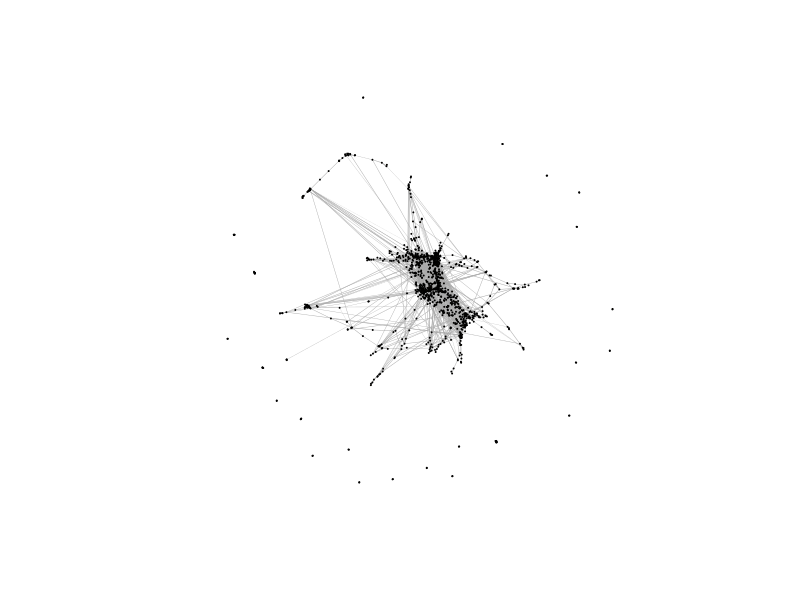
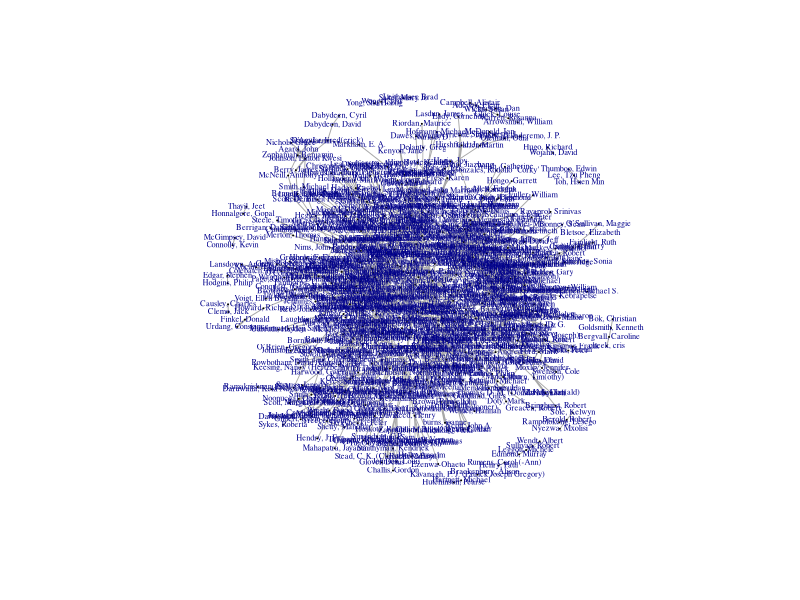
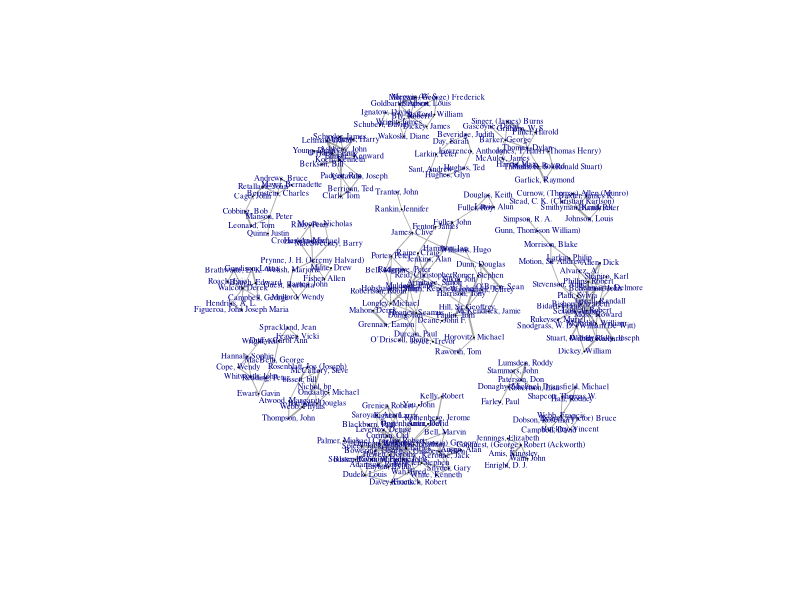
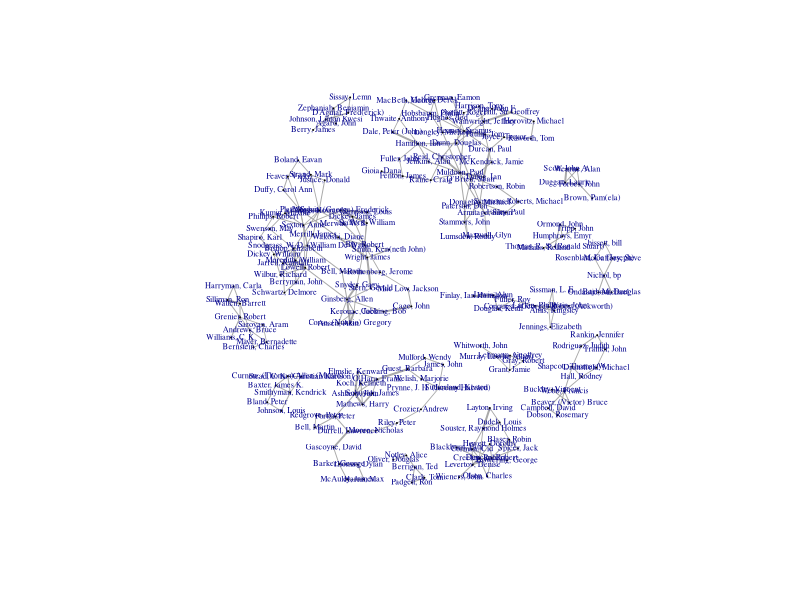

Reproduce these figures in R, in order.
library(igraph)

# read and merge data
d <- read.csv("data/edges.csv")
g <- graph.data.frame(d, directed = F)
g <- simplify(g)
b <- read.csv("data/birthdates.csv")
V(g)$birthdate = as.character(b$birthdate[match(V(g)$name, b$ident)])
l <- read.csv("data/labels.csv")
V(g)$name = as.character(l$name[match(V(g)$name, l$ident)])

# set label font size
V(g)$label.cex <- 0.5

# define main parameters
step_limit <- 3
lower_limit <- 5
cutoff <- 0.75

# define group membership
movement <- c("Larkin, Philip", "Wain, John", "Jennings, Elizabeth", "Davie, Donald", "Enright, D. J.", "Gunn, Thom(son) William", "Holloway, John", "Conquest, (George) Robert (Ackworth)", "Amis, Kingsley")
new_york_school <- c("O'Hara, Frank", "Ashbery, John", "Koch, Kenneth", "Guest, Barbara", "Elmslie, Kenward", "Mathews, Harry", "Schuyler, James", "Berkson, Bill", "Berrigan, Ted", "Padgett, Ron", "Coolidge, Clark", "Harwood, Lee", "Ceravalo, Joseph", "Mayer, Bernadette")
cambridge_school <- c("Prynne, J. H. (Jeremy Halvard)", "James, John", "Mulford, Wendy", "Oliver, Douglas", "Riley, Peter", "Crozier, Andrew", "Forrest-Thomson, Veronica", "Milne, Drew", "Riley, Denise", "Riley, John", "Haslam, Michael", "Lopez, Tony", "Wilkinson, John")
black_mountain <- c("Olson, Charles", "Creeley, Robert", "Duncan, Robert", "Dorn, Edward", "Oppenheimer, Joel", "Wieners, John", "Williams, Jonathan", "Blackburn, Paul", "Eigner, Larry", "Levertov, Denise")
language <- c("Andrews, Bruce", "Bernstein, Charles", "Hejinian, Lyn", "Watten, Barrett", "Silliman, Ron", "Harryman, Carla")
groups <- list(movement, new_york_school, cambridge_school, black_mountain, language)
names(groups) <- c("Movement", "New York School", "Cambridge School", "Black Mountain", "Language Poets")

# general community detection algorithm
algo <- function(graph, cutoff, algorithm, step_limit, lower_limit) {
    wei <- delete.edges(graph, which(E(graph)$weight < cutoff))
    wei <- delete.vertices(wei, which(degree(wei) < 1))
    if (algorithm == "walktrap") {
        com <- walktrap.community(wei, weights = E(wei)$weight, steps = step_limit)
    } else if (algorithm == "edge.betweenness") {
        com <- edge.betweenness.community(wei, weights = E(wei)$weight)
    } else if (algorithm == "fastgreedy") { 
        com <- fastgreedy.community(wei, weights = E(wei)$weight)
    } else if (algorithm == "label.propagation") {
        com <- label.propagation.community(wei, weights = E(wei)$weight)
    } else if (algorithm == "spinglass") {
        com <- spinglass.community(wei, weights = E(wei)$weight, spins = 25)
    }
    communities <- delete.edges(wei, E(wei)[crossing(com, wei)])
    communities <- delete.vertices(communities, which(degree(communities) < 2))
    clus <- clusters(communities)
    communities <- delete.vertices(communities, which(clus$membership %in% which(clus$csize < lower_limit)))
    return(communities)
}

# scoring function
test <- function(group, graph) {
    clus <- clusters(graph)
    intersects <- numeric(length(clus$membership))
    diffs <- numeric(length(clus$membership))
    for (i in clus$membership){
        guess <- V(graph)[clus$membership == i]$name 
        intersects[i] <- length(intersect(group, guess))
        if (length(guess) <= intersects[i]) {
            diffs[i] <- 0 
        } else {
            diffs[i] <- length(guess) - intersects[i]
        }
    }
    score <- NULL
    score$hits <- max(intersects)
    score$size <- length(group)
    score$misses <- as.integer(diffs[which.max(intersects)])
    score$score <- round(score$hits / (score$size + score$misses), digits = 2)
    return(score)
}

# optimisation table function
optimise <- function(graph, algorithm, groups, steps) {
    results <- lapply(steps, function(step) {
        communities <- algo(graph, step, algorithm, step_limit, lower_limit)
        return(lapply(groups, function(group) { return(test(group, communities)$score) }))
    })
    results <- as.data.frame(do.call(cbind, results))
    colnames(results) <- steps
    return(results)
}

png(file = "figs/full.png")
plot(g, layout = layout.drl, vertex.label = NA, vertex.size = 0.01, edge.width = E(g)$weight / 2)
dev.off()

chr <- induced.subgraph(graph = g, vids = which(as.integer(V(g)$birthdate) >= 1910 & as.integer(V(g)$birthdate) <= 1990))
clus <- clusters(chr)
main <- max(lengths(clus)) / 2
chr <- delete.vertices(chr, which(clus$membership %in% which(clus$csize < main)))
wei <- delete.edges(chr, which(E(chr)$weight < cutoff))
wei <- delete.vertices(wei, which(degree(wei) < 1))

png(file = "figs/chrono.png")
plot(wei, layout = layout.fruchterman.reingold, vertex.size = 0.01, edge.width = E(wei)$weight)
dev.off()

cutoff <- 0.75
wtl <- algo(chr, cutoff, "walktrap", step_limit, lower_limit)
png(file = "figs/loose.png")
plot(wtl, layout=layout.fruchterman.reingold, vertex.size=0.01, edge.width = E(wei)$weight)
dev.off()

cutoff <- 0.9
wtt <- algo(chr, cutoff, "walktrap", step_limit, lower_limit)
png(file = "figs/tight.png")
plot(wtt, layout=layout.fruchterman.reingold, vertex.size=0.01, edge.width = E(wei)$weight)
dev.off()

optimise(chr, "walktrap", groups, seq(0.6, 0.9, by = 0.05))
